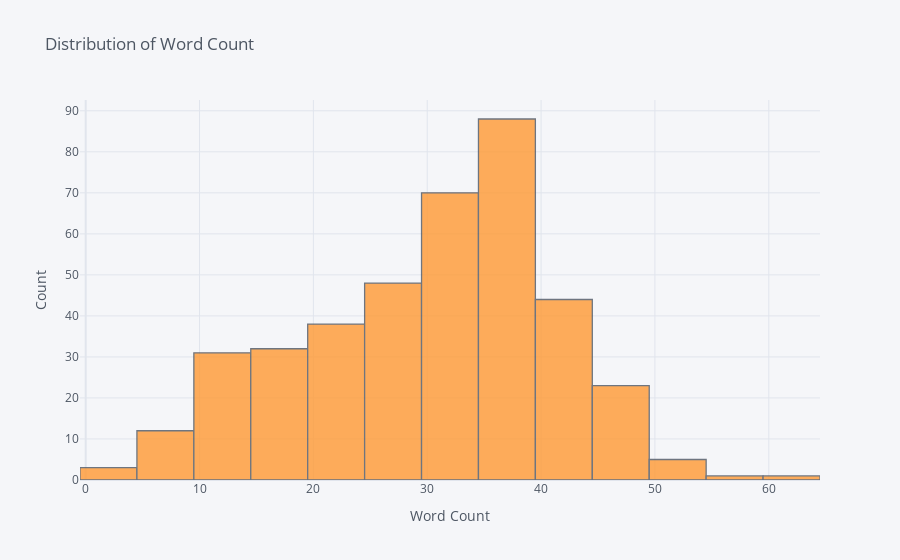

This figure's notebook cell:
### Code cell
df['word_count'].iplot(kind = 'hist', xTitle = 'Word Count', yTitle = 'Count', title = "Distribution of Word Count")

### Figure 1 — Plotly figure (JSON) as saved in the notebook; plotly's stock layout.template omitted (floating-point values rounded to 4 significant figures; data arrays with more than 128 entries replaced by an {"elided": "..."} marker saying what was removed)
{"data": [{"histfunc": "count", "histnorm": "", "marker": {"color": "rgba(255, 153, 51, 1.0)", "line": {"color": "#4D5663", "width": 1.3}}, "name": "word_count", "opacity": 0.8, "orientation": "v", "type": "histogram", "x": {"elided": "396 int values"}}], "layout": {"barmode": "overlay", "legend": {"bgcolor": "#F5F6F9", "font": {"color": "#4D5663"}}, "paper_bgcolor": "#F5F6F9", "plot_bgcolor": "#F5F6F9", "title": {"font": {"color": "#4D5663"}, "text": "Distribution of Word Count"}, "xaxis": {"gridcolor": "#E1E5ED", "showgrid": true, "tickfont": {"color": "#4D5663"}, "title": {"font": {"color": "#4D5663"}, "text": "Word Count"}, "zerolinecolor": "#E1E5ED"}, "yaxis": {"gridcolor": "#E1E5ED", "showgrid": true, "tickfont": {"color": "#4D5663"}, "title": {"font": {"color": "#4D5663"}, "text": "Count"}, "zerolinecolor": "#E1E5ED"}}}
